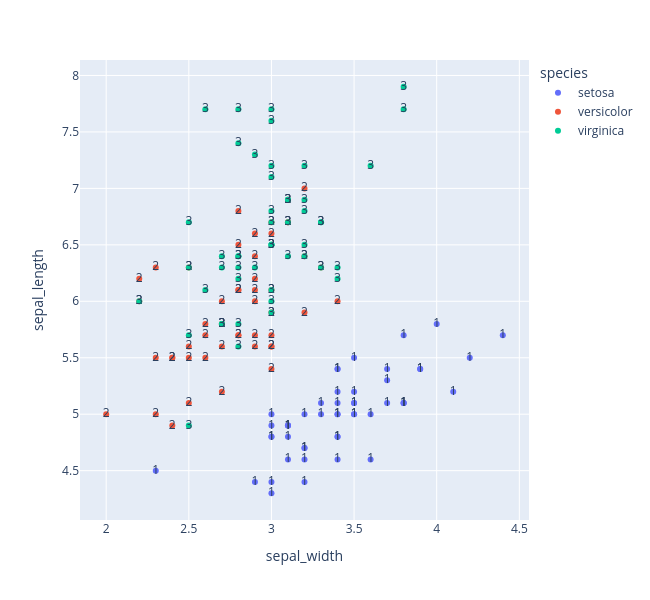

The cell this chart's notebook holds for it:
### Code cell
fig = px.scatter(df,x ='sepal_width',y = 'sepal_length',
                 text = 'species_id',color = 'species',
                 width = 650,height = 600)
fig.show()#jupyter自动显示plt的图,但不会自动显示px的图
fig.write_image('Figures/px_iris_fig2.svg')

### Figure 1 — Plotly figure (JSON) as saved in the notebook; plotly's stock layout.template omitted (floating-point values rounded to 4 significant figures)
{"data": [{"hovertemplate": "species=setosa<br>sepal_width=%{x}<br>sepal_length=%{y}<br>species_id=%{text}<extra></extra>", "legendgroup": "setosa", "marker": {"color": "#636efa", "symbol": "circle"}, "mode": "markers+text", "name": "setosa", "orientation": "v", "showlegend": true, "text": [1.0, 1.0, 1.0, 1.0, 1.0, 1.0, 1.0, 1.0, 1.0, 1.0, 1.0, 1.0, 1.0, 1.0, 1.0, 1.0, 1.0, 1.0, 1.0, 1.0, 1.0, 1.0, 1.0, 1.0, 1.0, 1.0, 1.0, 1.0, 1.0, 1.0, 1.0, 1.0, 1.0, 1.0, 1.0, 1.0, 1.0, 1.0, 1.0, 1.0, 1.0, 1.0, 1.0, 1.0, 1.0, 1.0, 1.0, 1.0, 1.0, 1.0], "type": "scatter", "x": [3.5, 3.0, 3.2, 3.1, 3.6, 3.9, 3.4, 3.4, 2.9, 3.1, 3.7, 3.4, 3.0, 3.0, 4.0, 4.4, 3.9, 3.5, 3.8, 3.8, 3.4, 3.7, 3.6, 3.3, 3.4, 3.0, 3.4, 3.5, 3.4, 3.2, 3.1, 3.4, 4.1, 4.2, 3.1, 3.2, 3.5, 3.1, 3.0, 3.4, 3.5, 2.3, 3.2, 3.5, 3.8, 3.0, 3.8, 3.2, 3.7, 3.3], "xaxis": "x", "y": [5.1, 4.9, 4.7, 4.6, 5.0, 5.4, 4.6, 5.0, 4.4, 4.9, 5.4, 4.8, 4.8, 4.3, 5.8, 5.7, 5.4, 5.1, 5.7, 5.1, 5.4, 5.1, 4.6, 5.1, 4.8, 5.0, 5.0, 5.2, 5.2, 4.7, 4.8, 5.4, 5.2, 5.5, 4.9, 5.0, 5.5, 4.9, 4.4, 5.1, 5.0, 4.5, 4.4, 5.0, 5.1, 4.8, 5.1, 4.6, 5.3, 5.0], "yaxis": "y"}, {"hovertemplate": "species=versicolor<br>sepal_width=%{x}<br>sepal_length=%{y}<br>species_id=%{text}<extra></extra>", "legendgroup": "versicolor", "marker": {"color": "#EF553B", "symbol": "circle"}, "mode": "markers+text", "name": "versicolor", "orientation": "v", "showlegend": true, "text": [2.0, 2.0, 2.0, 2.0, 2.0, 2.0, 2.0, 2.0, 2.0, 2.0, 2.0, 2.0, 2.0, 2.0, 2.0, 2.0, 2.0, 2.0, 2.0, 2.0, 2.0, 2.0, 2.0, 2.0, 2.0, 2.0, 2.0, 2.0, 2.0, 2.0, 2.0, 2.0, 2.0, 2.0, 2.0, 2.0, 2.0, 2.0, 2.0, 2.0, 2.0, 2.0, 2.0, 2.0, 2.0, 2.0, 2.0, 2.0, 2.0, 2.0], "type": "scatter", "x": [3.2, 3.2, 3.1, 2.3, 2.8, 2.8, 3.3, 2.4, 2.9, 2.7, 2.0, 3.0, 2.2, 2.9, 2.9, 3.1, 3.0, 2.7, 2.2, 2.5, 3.2, 2.8, 2.5, 2.8, 2.9, 3.0, 2.8, 3.0, 2.9, 2.6, 2.4, 2.4, 2.7, 2.7, 3.0, 3.4, 3.1, 2.3, 3.0, 2.5, 2.6, 3.0, 2.6, 2.3, 2.7, 3.0, 2.9, 2.9, 2.5, 2.8], "xaxis": "x", "y": [7.0, 6.4, 6.9, 5.5, 6.5, 5.7, 6.3, 4.9, 6.6, 5.2, 5.0, 5.9, 6.0, 6.1, 5.6, 6.7, 5.6, 5.8, 6.2, 5.6, 5.9, 6.1, 6.3, 6.1, 6.4, 6.6, 6.8, 6.7, 6.0, 5.7, 5.5, 5.5, 5.8, 6.0, 5.4, 6.0, 6.7, 6.3, 5.6, 5.5, 5.5, 6.1, 5.8, 5.0, 5.6, 5.7, 5.7, 6.2, 5.1, 5.7], "yaxis": "y"}, {"hovertemplate": "species=virginica<br>sepal_width=%{x}<br>sepal_length=%{y}<br>species_id=%{text}<extra></extra>", "legendgroup": "virginica", "marker": {"color": "#00cc96", "symbol": "circle"}, "mode": "markers+text", "name": "virginica", "orientation": "v", "showlegend": true, "text": [3.0, 3.0, 3.0, 3.0, 3.0, 3.0, 3.0, 3.0, 3.0, 3.0, 3.0, 3.0, 3.0, 3.0, 3.0, 3.0, 3.0, 3.0, 3.0, 3.0, 3.0, 3.0, 3.0, 3.0, 3.0, 3.0, 3.0, 3.0, 3.0, 3.0, 3.0, 3.0, 3.0, 3.0, 3.0, 3.0, 3.0, 3.0, 3.0, 3.0, 3.0, 3.0, 3.0, 3.0, 3.0, 3.0, 3.0, 3.0, 3.0, 3.0], "type": "scatter", "x": [3.3, 2.7, 3.0, 2.9, 3.0, 3.0, 2.5, 2.9, 2.5, 3.6, 3.2, 2.7, 3.0, 2.5, 2.8, 3.2, 3.0, 3.8, 2.6, 2.2, 3.2, 2.8, 2.8, 2.7, 3.3, 3.2, 2.8, 3.0, 2.8, 3.0, 2.8, 3.8, 2.8, 2.8, 2.6, 3.0, 3.4, 3.1, 3.0, 3.1, 3.1, 3.1, 2.7, 3.2, 3.3, 3.0, 2.5, 3.0, 3.4, 3.0], "xaxis": "x", "y": [6.3, 5.8, 7.1, 6.3, 6.5, 7.6, 4.9, 7.3, 6.7, 7.2, 6.5, 6.4, 6.8, 5.7, 5.8, 6.4, 6.5, 7.7, 7.7, 6.0, 6.9, 5.6, 7.7, 6.3, 6.7, 7.2, 6.2, 6.1, 6.4, 7.2, 7.4, 7.9, 6.4, 6.3, 6.1, 7.7, 6.3, 6.4, 6.0, 6.9, 6.7, 6.9, 5.8, 6.8, 6.7, 6.7, 6.3, 6.5, 6.2, 5.9], "yaxis": "y"}], "layout": {"height": 600, "legend": {"title": {"text": "species"}, "tracegroupgap": 0}, "margin": {"t": 60}, "width": 650, "xaxis": {"anchor": "y", "domain": [0, 1], "title": {"text": "sepal_width"}}, "yaxis": {"anchor": "x", "domain": [0, 1], "title": {"text": "sepal_length"}}}}
